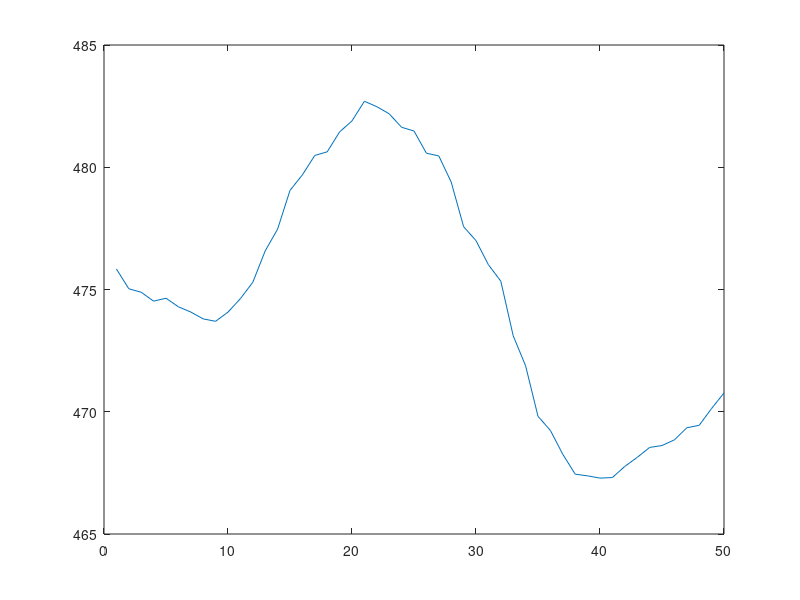

MATLAB code to generate this figure: (Note: this script raises an error after producing the figure.)
clear;
close all;

y = [475.838 475.031 474.887 474.524 474.643 474.293 474.078 473.798 473.699 474.076 474.627 475.295 476.58 477.47 479.053 479.69 480.483 480.631 481.444 481.897 482.699 482.478 482.186 481.635 481.482 480.575 480.463 479.394 477.57 476.998 476.013 475.342 473.107 471.879 469.813 469.236 468.258 467.447 467.378 467.286 467.31 467.764 468.133 468.54 468.619 468.85 469.344 469.446 470.135 470.769]; 
x = 1:length(y);
plot(x, y)

Fn = 20/2 * 60;
Wp = [10 30]/Fn;

[B,A] = butter(2, Wp);
filteredY = filtfilt(B, A, y);

findpeaks(filteredY);


%freq = filterAndCalcFreq(y, [10 30], 20)